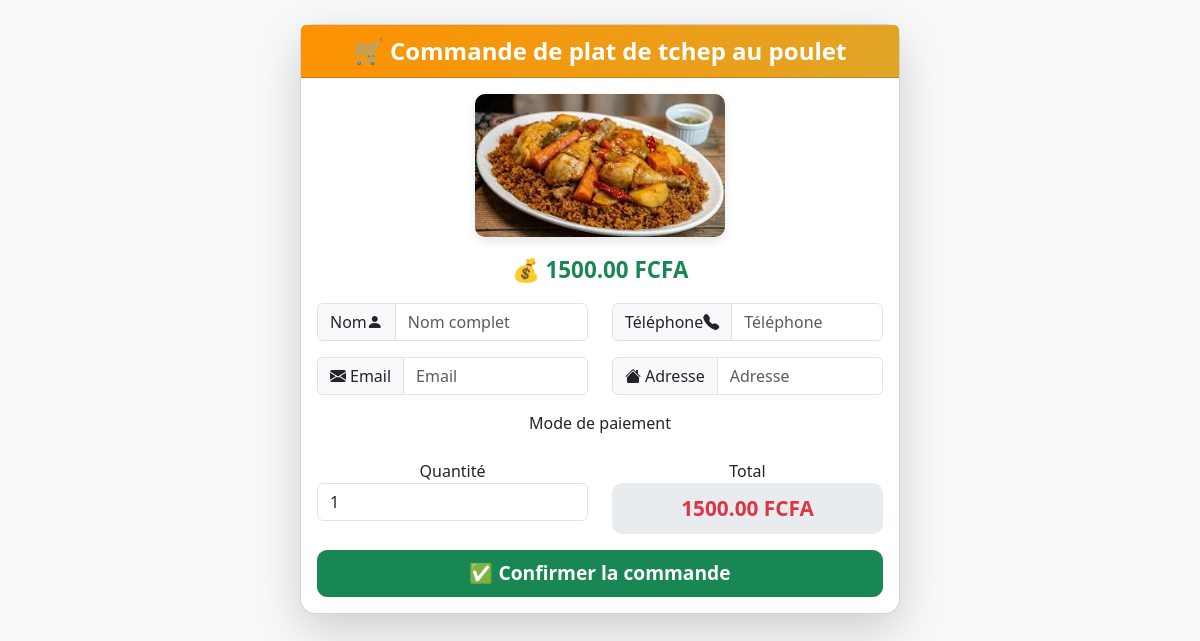
The app's page /commande/35/ with its own data.
### myapp/models.py (models this page shows, shortened)
class Product(models.Model):
    name = models.CharField(max_length=100)
    price = models.DecimalField(max_digits=10, decimal_places=2)
    description = models.TextField(blank=True, null=True)
    old_price = models.DecimalField(max_digits=10, decimal_places=0, null=True, blank=True)
    quantity = models.PositiveBigIntegerField(default=0)
    created_at = models.DateTimeField(auto_now_add=True)
    categories = models.ManyToManyField(Category, related_name="products", blank=True)
    supplier = models.ForeignKey(
        Supplier, on_delete=models.SET_NULL, null=True, blank=True, related_name="products"
    )
    image = models.ImageField(upload_to="products/", blank=True, null=True)
    class Meta:
        verbose_name = "Produit"
        verbose_name_plural = "Produits"
    @property
    def categories_list(self):
        cats = self.categories.all()
        if cats.exists():
            return ", ".join(cat.name for cat in cats)
        return "Aucune catégorie"
    categories_list.fget.short_description = "Catégories"
    @property
    def stock_status(self):
        return "En stock" if self.quantity > 0 else "Rupture de stock"
    stock_status.fget.short_description = "Stock"

### myapp/views.py (the view)
# urls.py: path('commande/<int:product_id>/', views.commande, name='commande'),
def commande(request, product_id):
    product = get_object_or_404(Product, id=product_id)
    if request.method == "POST":
        form = CommandeForm(request.POST)
        quantity = int(request.POST.get('quantity', 1))
        if form.is_valid():
            cmd = form.save(commit=False)
            cmd.product = product
            cmd.quantity = quantity
            cmd.total_amount = product.price * quantity
            cmd.save()
            messages.success(request, "Commande enregistrée avec succès !")
            return redirect('commande_confirmation', cmd.id)
    else:
        form = CommandeForm()
    return render(request, 'commande.html', {
        'product': product,
        'form': form
    })

### myapp/forms.py
class CommandeForm(forms.ModelForm):
    class Meta:
        model = Commande
        fields = ['customer_name', 'customer_email', 'customer_phone', 'customer_address']
        widgets = {
            'quantity': forms.NumberInput(attrs={
                'class': 'form-control',
                'placeholder': 'Quantité'
            }),
            'payment': forms.Select(attrs={
                'class': 'form- '
            }),
            'customer_name': forms.TextInput(attrs={
                'class': 'form-control',
                'placeholder': 'Nom complet'
            }),
            'customer_email': forms.EmailInput(attrs={
                'class': 'form-control',
                'placeholder': 'Email'
            }),
            'customer_phone': forms.TextInput(attrs={
                'class': 'form-control',
                'placeholder': 'Téléphone'
            }),
            'customer_address': forms.TextInput(attrs={
                'class': 'form-control',
                'placeholder': 'Adresse'
            }),
        }

### myapp/templates/commande.html (shortened to what this page needs)
{% load static %}
<!DOCTYPE html>
<html lang="fr">
<head>
    <link href="https://cdn.jsdelivr.net/npm/bootstrap@5.3.3/dist/css/bootstrap.min.css" rel="stylesheet">
    <link href="https://cdn.jsdelivr.net/npm/bootstrap-icons/font/bootstrap-icons.css" rel="stylesheet">
</head>
<body>
<div class="container mt-4">
    <div class="card shadow-lg">
        <div class="card-header">
            🛒 Commande de {{ product.name }}
        </div>
        <div class="card-body text-center">
            {% if product.image %}
            <img src="{{ product.image.url }}" class="product-image mb-3">
            {% endif %}
            <p class="price-tag">💰 <span id="price">{{ product.price }}</span> FCFA</p>
            <form method="post">
                <div class="row mb-3">
                    <div class="col-md-6">
                        <div class="input-group">
                            <span class="input-group-text"><label > Nom </label><i class="bi bi-person-fill"></i></span>
                            {{ form.customer_name }}
                        </div>
                    </div>
                    <div class="col-md-6">
                        <div class="input-group">
                            <span class="input-group-text"><label >Téléphone</label> <i class="bi bi-telephone-fill"></i></span>
                            {{ form.customer_phone }}
                        </div>
                    </div>
                </div>
                <div class="row mb-3">
                    <div class="col-md-6">
                      <div class="input-group">
                        <span class="input-group-text">
                          <i class="bi bi-envelope-fill me-1"></i> Email
                        </span>
                        {{ form.customer_email }}
                      </div>
                    </div>
                    <div class="col-md-6">
                      <div class="input-group">
                        <span class="input-group-text">
                          <i class="bi bi-house-fill me-1"></i> Adresse
                        </span>
                        {{ form.customer_address }}
                      </div>
                    </div>
                  </div>
                <div class="mb-3">
                    <label class="form-label">Mode de paiement</label>
                </div>
                <div class="row mb-3">
                    <div class="col-md-6">
                        <label>Quantité</label>
                        <input type="number" id="quantity" name="quantity"
                               class="form-control" value="1"
                               min="1" max="{{ product.quantity }}"
                               oninput="updateTotal()">
                    </div>
                    <div class="col-md-6">
                        <label>Total</label>
                        <div class="total-box">
                            <span id="total">{{ product.price }} FCFA</span>
                        </div>
                    </div>
                </div>
                <button class="btn btn-success btn-lg w-100 btn-order">
                    ✅ Confirmer la commande
                </button>
            </form>
        </div>
    </div>
</div>
</body>
</html>

### myapp/templates/commande.html (style rules this page uses)
body { background: #f8f9fa; }
.card { border-radius: 15px; max-width: 600px; margin: auto; }
.card-header { background: linear-gradient(135deg, #ff9100, #e0a627); font-size: 1.5rem; font-weight: bold; color: white; text-align: center; }
.product-image { max-width: 250px; border-radius: 10px; box-shadow: 0 4px 10px rgba(0,0,0,.1); }
.price-tag { font-size: 1.4rem; font-weight: bold; color: #198754; }
.total-box { background: #e9ecef; border-radius: 10px; font-size: 1.3rem; font-weight: bold; color: #dc3545; padding: 10px; text-align: center; }
.btn-order { font-size: 1.2rem; font-weight: bold; border-radius: 10px; }

### records on screen
Product: name "plat de tchep au poulet", image (picture), price "1500.00"
